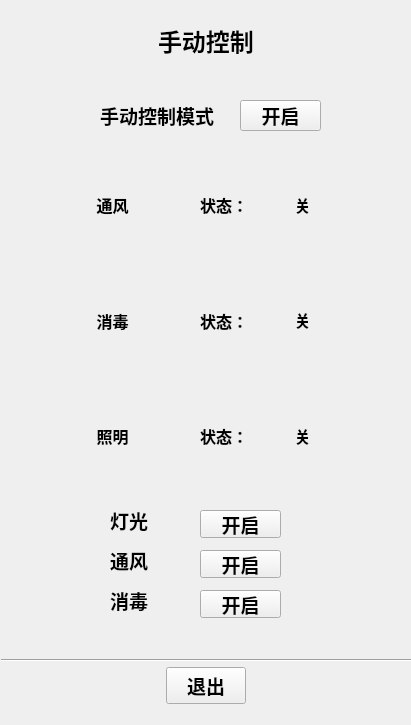
<?xml version="1.0" encoding="UTF-8"?>
<ui version="4.0">
 <class>manual</class>
 <widget class="QWidget" name="manual">
  <property name="geometry">
   <rect>
    <x>0</x>
    <y>0</y>
    <width>411</width>
    <height>725</height>
   </rect>
  </property>
  <property name="windowTitle">
   <string>Form</string>
  </property>
  <widget class="QLabel" name="label_5">
   <property name="geometry">
    <rect>
     <x>110</x>
     <y>540</y>
     <width>61</width>
     <height>41</height>
    </rect>
   </property>
   <property name="font">
    <font>
     <family>Arial</family>
     <pointsize>14</pointsize>
     <weight>75</weight>
     <bold>true</bold>
    </font>
   </property>
   <property name="text">
    <string>通风</string>
   </property>
  </widget>
  <widget class="QLabel" name="label_3">
   <property name="geometry">
    <rect>
     <x>110</x>
     <y>500</y>
     <width>151</width>
     <height>41</height>
    </rect>
   </property>
   <property name="font">
    <font>
     <family>Arial</family>
     <pointsize>14</pointsize>
     <weight>75</weight>
     <bold>true</bold>
    </font>
   </property>
   <property name="text">
    <string>灯光</string>
   </property>
  </widget>
  <widget class="QLabel" name="label_2">
   <property name="geometry">
    <rect>
     <x>110</x>
     <y>500</y>
     <width>81</width>
     <height>31</height>
    </rect>
   </property>
   <property name="font">
    <font>
     <family>Arial</family>
     <pointsize>14</pointsize>
     <weight>75</weight>
     <bold>true</bold>
    </font>
   </property>
   <property name="text">
    <string/>
   </property>
  </widget>
  <widget class="QWidget" name="horizontalLayoutWidget">
   <property name="geometry">
    <rect>
     <x>0</x>
     <y>660</y>
     <width>411</width>
     <height>51</height>
    </rect>
   </property>
   <property name="font">
    <font>
     <family>Arial</family>
     <pointsize>14</pointsize>
     <weight>75</weight>
     <bold>true</bold>
    </font>
   </property>
   <layout class="QHBoxLayout" name="horizontalLayout">
    <item>
     <spacer name="horizontalSpacer">
      <property name="font">
       <font>
        <family>Arial</family>
        <pointsize>14</pointsize>
        <weight>75</weight>
        <bold>true</bold>
       </font>
      </property>
      <property name="orientation">
       <enum>Qt::Horizontal</enum>
      </property>
      <property name="sizeHint" stdset="0">
       <size>
        <width>40</width>
        <height>20</height>
       </size>
      </property>
     </spacer>
    </item>
    <item>
     <widget class="QPushButton" name="exit_btn">
      <property name="font">
       <font>
        <family>Arial</family>
        <pointsize>14</pointsize>
        <weight>75</weight>
        <bold>true</bold>
       </font>
      </property>
      <property name="text">
       <string>退出</string>
      </property>
     </widget>
    </item>
    <item>
     <spacer name="horizontalSpacer_2">
      <property name="font">
       <font>
        <family>Arial</family>
        <pointsize>14</pointsize>
        <weight>75</weight>
        <bold>true</bold>
       </font>
      </property>
      <property name="orientation">
       <enum>Qt::Horizontal</enum>
      </property>
      <property name="sizeHint" stdset="0">
       <size>
        <width>40</width>
        <height>20</height>
       </size>
      </property>
     </spacer>
    </item>
   </layout>
  </widget>
  <widget class="QPushButton" name="wind_btn">
   <property name="geometry">
    <rect>
     <x>200</x>
     <y>550</y>
     <width>81</width>
     <height>28</height>
    </rect>
   </property>
   <property name="font">
    <font>
     <family>Arial</family>
     <pointsize>14</pointsize>
     <weight>75</weight>
     <bold>true</bold>
    </font>
   </property>
   <property name="text">
    <string>开启</string>
   </property>
  </widget>
  <widget class="QPushButton" name="clear_btn">
   <property name="geometry">
    <rect>
     <x>200</x>
     <y>590</y>
     <width>81</width>
     <height>28</height>
    </rect>
   </property>
   <property name="font">
    <font>
     <family>Arial</family>
     <pointsize>14</pointsize>
     <weight>75</weight>
     <bold>true</bold>
    </font>
   </property>
   <property name="text">
    <string>开启</string>
   </property>
  </widget>
  <widget class="QPushButton" name="light_btn">
   <property name="geometry">
    <rect>
     <x>200</x>
     <y>510</y>
     <width>81</width>
     <height>28</height>
    </rect>
   </property>
   <property name="font">
    <font>
     <family>Arial</family>
     <pointsize>14</pointsize>
     <weight>75</weight>
     <bold>true</bold>
    </font>
   </property>
   <property name="text">
    <string>开启</string>
   </property>
  </widget>
  <widget class="QLabel" name="label_4">
   <property name="geometry">
    <rect>
     <x>110</x>
     <y>580</y>
     <width>71</width>
     <height>41</height>
    </rect>
   </property>
   <property name="font">
    <font>
     <family>Arial</family>
     <pointsize>14</pointsize>
     <weight>75</weight>
     <bold>true</bold>
    </font>
   </property>
   <property name="text">
    <string>消毒</string>
   </property>
  </widget>
  <widget class="Line" name="line">
   <property name="geometry">
    <rect>
     <x>1</x>
     <y>650</y>
     <width>411</width>
     <height>21</height>
    </rect>
   </property>
   <property name="font">
    <font>
     <family>Arial</family>
     <pointsize>14</pointsize>
     <weight>75</weight>
     <bold>true</bold>
    </font>
   </property>
   <property name="orientation">
    <enum>Qt::Horizontal</enum>
   </property>
  </widget>
  <widget class="QWidget" name="horizontalLayoutWidget_2">
   <property name="geometry">
    <rect>
     <x>0</x>
     <y>0</y>
     <width>411</width>
     <height>80</height>
    </rect>
   </property>
   <layout class="QHBoxLayout" name="horizontalLayout_2">
    <item>
     <spacer name="horizontalSpacer_4">
      <property name="orientation">
       <enum>Qt::Horizontal</enum>
      </property>
      <property name="sizeHint" stdset="0">
       <size>
        <width>40</width>
        <height>20</height>
       </size>
      </property>
     </spacer>
    </item>
    <item>
     <widget class="QLabel" name="label">
      <property name="font">
       <font>
        <family>Arial</family>
        <pointsize>18</pointsize>
        <weight>75</weight>
        <bold>true</bold>
       </font>
      </property>
      <property name="text">
       <string>手动控制</string>
      </property>
     </widget>
    </item>
    <item>
     <spacer name="horizontalSpacer_3">
      <property name="orientation">
       <enum>Qt::Horizontal</enum>
      </property>
      <property name="sizeHint" stdset="0">
       <size>
        <width>40</width>
        <height>20</height>
       </size>
      </property>
     </spacer>
    </item>
   </layout>
  </widget>
  <widget class="QWidget" name="verticalLayoutWidget_3">
   <property name="geometry">
    <rect>
     <x>70</x>
     <y>150</y>
     <width>121</width>
     <height>341</height>
    </rect>
   </property>
   <property name="font">
    <font>
     <family>Arial</family>
     <pointsize>12</pointsize>
     <weight>75</weight>
     <bold>true</bold>
    </font>
   </property>
   <layout class="QVBoxLayout" name="verticalLayout_5">
    <item>
     <widget class="QLabel" name="label_16">
      <property name="font">
       <font>
        <family>Arial</family>
        <pointsize>12</pointsize>
        <weight>75</weight>
        <bold>true</bold>
       </font>
      </property>
      <property name="text">
       <string>      通风</string>
      </property>
     </widget>
    </item>
    <item>
     <widget class="QLabel" name="label_17">
      <property name="font">
       <font>
        <family>Arial</family>
        <pointsize>12</pointsize>
        <weight>75</weight>
        <bold>true</bold>
       </font>
      </property>
      <property name="text">
       <string>      消毒</string>
      </property>
     </widget>
    </item>
    <item>
     <widget class="QLabel" name="label_18">
      <property name="font">
       <font>
        <family>Arial</family>
        <pointsize>12</pointsize>
        <weight>75</weight>
        <bold>true</bold>
       </font>
      </property>
      <property name="text">
       <string>      照明</string>
      </property>
     </widget>
    </item>
   </layout>
  </widget>
  <widget class="QWidget" name="verticalLayoutWidget_4">
   <property name="geometry">
    <rect>
     <x>200</x>
     <y>150</y>
     <width>65</width>
     <height>341</height>
    </rect>
   </property>
   <property name="font">
    <font>
     <family>Arial</family>
     <pointsize>12</pointsize>
     <weight>75</weight>
     <bold>true</bold>
    </font>
   </property>
   <layout class="QVBoxLayout" name="verticalLayout_6">
    <item>
     <widget class="QLabel" name="label_19">
      <property name="font">
       <font>
        <family>Arial</family>
        <pointsize>12</pointsize>
        <weight>75</weight>
        <bold>true</bold>
       </font>
      </property>
      <property name="text">
       <string>状态：</string>
      </property>
     </widget>
    </item>
    <item>
     <widget class="QLabel" name="label_20">
      <property name="font">
       <font>
        <family>Arial</family>
        <pointsize>12</pointsize>
        <weight>75</weight>
        <bold>true</bold>
       </font>
      </property>
      <property name="text">
       <string>状态：</string>
      </property>
     </widget>
    </item>
    <item>
     <widget class="QLabel" name="label_21">
      <property name="font">
       <font>
        <family>Arial</family>
        <pointsize>12</pointsize>
        <weight>75</weight>
        <bold>true</bold>
       </font>
      </property>
      <property name="text">
       <string>状态：</string>
      </property>
     </widget>
    </item>
   </layout>
  </widget>
  <widget class="QWidget" name="verticalLayoutWidget_5">
   <property name="geometry">
    <rect>
     <x>270</x>
     <y>150</y>
     <width>65</width>
     <height>341</height>
    </rect>
   </property>
   <property name="font">
    <font>
     <family>Arial</family>
     <pointsize>12</pointsize>
     <weight>75</weight>
     <bold>true</bold>
    </font>
   </property>
   <layout class="QVBoxLayout" name="verticalLayout_7">
    <item>
     <widget class="QLabel" name="wind_status">
      <property name="font">
       <font>
        <family>Arial</family>
        <pointsize>12</pointsize>
        <weight>75</weight>
        <bold>true</bold>
       </font>
      </property>
      <property name="text">
       <string>&lt;html&gt;&lt;head/&gt;&lt;body&gt;&lt;p align=&quot;center&quot;&gt;关&lt;/p&gt;&lt;/body&gt;&lt;/html&gt;</string>
      </property>
     </widget>
    </item>
    <item>
     <widget class="QLabel" name="clear_status">
      <property name="font">
       <font>
        <family>Arial</family>
        <pointsize>12</pointsize>
        <weight>75</weight>
        <bold>true</bold>
       </font>
      </property>
      <property name="text">
       <string>&lt;html&gt;&lt;head/&gt;&lt;body&gt;&lt;p align=&quot;center&quot;&gt;关&lt;/p&gt;&lt;/body&gt;&lt;/html&gt;</string>
      </property>
     </widget>
    </item>
    <item>
     <widget class="QLabel" name="light_status">
      <property name="font">
       <font>
        <family>Arial</family>
        <pointsize>12</pointsize>
        <weight>75</weight>
        <bold>true</bold>
       </font>
      </property>
      <property name="text">
       <string>&lt;html&gt;&lt;head/&gt;&lt;body&gt;&lt;p align=&quot;center&quot;&gt;关&lt;/p&gt;&lt;/body&gt;&lt;/html&gt;</string>
      </property>
     </widget>
    </item>
   </layout>
  </widget>
  <widget class="QLabel" name="label_7">
   <property name="geometry">
    <rect>
     <x>100</x>
     <y>90</y>
     <width>151</width>
     <height>51</height>
    </rect>
   </property>
   <property name="font">
    <font>
     <family>Arial</family>
     <pointsize>14</pointsize>
     <weight>75</weight>
     <bold>true</bold>
    </font>
   </property>
   <property name="text">
    <string>手动控制模式</string>
   </property>
  </widget>
  <widget class="QPushButton" name="manual_btn">
   <property name="geometry">
    <rect>
     <x>240</x>
     <y>100</y>
     <width>81</width>
     <height>31</height>
    </rect>
   </property>
   <property name="font">
    <font>
     <family>Arial</family>
     <pointsize>14</pointsize>
     <weight>75</weight>
     <bold>true</bold>
    </font>
   </property>
   <property name="text">
    <string>开启</string>
   </property>
  </widget>
  <widget class="QLabel" name="label_6">
   <property name="geometry">
    <rect>
     <x>-10</x>
     <y>-10</y>
     <width>431</width>
     <height>741</height>
    </rect>
   </property>
   <property name="styleSheet">
    <string notr="true">background-image:url(:/new/manual.png);</string>
   </property>
   <property name="text">
    <string/>
   </property>
  </widget>
  <zorder>label_6</zorder>
  <zorder>label_5</zorder>
  <zorder>label_3</zorder>
  <zorder>label_2</zorder>
  <zorder>horizontalLayoutWidget</zorder>
  <zorder>wind_btn</zorder>
  <zorder>clear_btn</zorder>
  <zorder>light_btn</zorder>
  <zorder>label_4</zorder>
  <zorder>line</zorder>
  <zorder>horizontalLayoutWidget_2</zorder>
  <zorder>verticalLayoutWidget_3</zorder>
  <zorder>verticalLayoutWidget_4</zorder>
  <zorder>verticalLayoutWidget_5</zorder>
  <zorder>label_7</zorder>
  <zorder>manual_btn</zorder>
 </widget>
 <resources>
  <include location="../Resource_files/photo.qrc"/>
 </resources>
 <connections>
  <connection>
   <sender>exit_btn</sender>
   <signal>clicked()</signal>
   <receiver>manual</receiver>
   <slot>close()</slot>
   <hints>
    <hint type="sourcelabel">
     <x>221</x>
     <y>685</y>
    </hint>
    <hint type="destinationlabel">
     <x>355</x>
     <y>569</y>
    </hint>
   </hints>
  </connection>
 </connections>
</ui>
